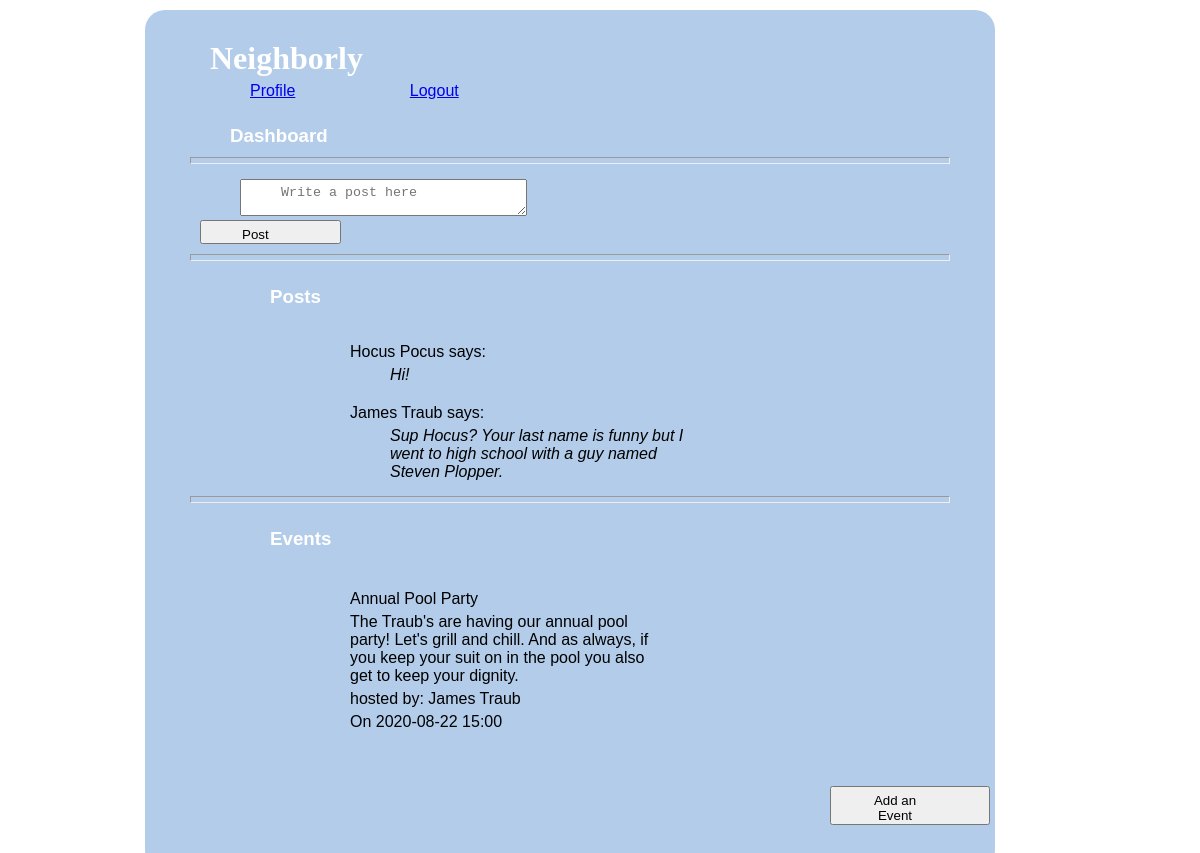
The app's page /dashboard (signed in) with its own data.
### models.py (models this page shows, shortened)
class Post(db.Model):
    __tablename__ = "posts"
    id = db.Column(db.Integer, primary_key=True)
    message = db.Column(db.String(255))
    user_id = db.Column(db.Integer, db.ForeignKey('users.id', ondelete='cascade'))
    user = db.relationship('User', foreign_keys=[user_id])
    users_who_like_this_post = db.relationship('User', secondary=likes_table, passive_deletes=True)
    created_at = db.Column(db.DateTime, server_default = func.now())
    updated_at = db.Column(db.DateTime, server_default = func.now(), onupdate = func.now())

class User(db.Model):
    __tablename__ = "users"
    id = db.Column(db.Integer, primary_key=True)
    first_name = db.Column(db.String(45))
    last_name = db.Column(db.String(45))
    email = db.Column(db.String(255))
    address_id = db.Column(db.Integer, db.ForeignKey('addresses.id', ondelete='cascade'))
    address = db.relationship('Address', foreign_keys=[address_id])
    password_hash=db.Column(db.String(255))
    posts_this_user_likes = db.relationship('Post', secondary=likes_table, passive_deletes=True)
    all_post = db.relationship('Post', back_populates="user", cascade="all, delete, delete-orphan")
    all_event = db.relationship('Event', back_populates="user", cascade="all, delete, delete-orphan")
    created_at = db.Column(db.DateTime, server_default = func.now())
    updated_at = db.Column(db.DateTime, server_default = func.now(), onupdate = func.now())

class Event(db.Model):
    __tablename__ = "events"
    id = db.Column(db.Integer, primary_key=True)
    title = db.Column(db.String(100))
    description = db.Column(db.String(255))
    date = db.Column(db.String(45))
    time = db.Column(db.String(45))
    user_id = db.Column(db.Integer, db.ForeignKey('users.id', ondelete='cascade'))
    user = db.relationship('User', foreign_keys=[user_id])
    location_id = db.Column(db.Integer, db.ForeignKey('event_locations.id', ondelete='cascade'))
    location = db.relationship('Event_location', foreign_keys=[location_id])
    created_at = db.Column(db.DateTime, server_default = func.now())
    updated_at = db.Column(db.DateTime, server_default = func.now(), onupdate = func.now())

### controller.py (the view)
def dashboard():
    if 'user_id' not in session:
        return redirect("/")
    posts = Post.query.all()
    events = Event.query.all()
    return render_template("dashboard.html", all_posts = posts, all_events = events )

### templates/dashboard.html (shortened to what this page needs)
<!DOCTYPE html>
<html lang="en">
<head>
    <link rel="stylesheet" type="text/css" href="{{ url_for('static', filename='style.css') }}">
</head>
<body>
    <div class="container_dashboard">
        <h1>Neighborly</h1>
        <div class="navigation">
            <a href="/user_profile">Profile</a>
            <a href="/logout">Logout</a>
        </div>
        <div class="dashboard">
            <h3>Dashboard</h3>
            <hr>
            <form action="/add/post" method="POST">
                <p> <textarea name="message" placeholder="Write a post here"></textarea></p>
                <input type="submit" value="Post">
            </form>
            <hr>
            <div class="posts">
                <h3>Posts</h3>
                <ul>
                    {% for post in all_posts %}
                    <li>
                        <p>{{post.user.first_name}} {{post.user.last_name}} says:</p>
                        <span><p>{{post.message}}</p></span>
                    </li>
                    {% endfor %}
                </ul>
            </div>
            <hr>
            <div class="events">
                <h3>Events</h3>
                <ul>
                    {% for event in all_events %}
                    <li>
                        <p>{{event.title}}</p>
                        <p>{{event.description}}</p>
                        <p>hosted by: {{event.user.first_name}} {{event.user.last_name}}</p>
                        <p>On {{event.date}} {{event.time}}</p>
                    </li>
                    {% endfor %}
                </ul>
            </div>
            <a href="/events"><button>Add an Event</button></a>
        </div>
    </div>
</body>
</html>

### static/style.css (style rules this page uses)
* { margin: 0px; padding: 5px 70px 0px 40px; }
.container_dashboard { width: 800px; background-color: rgb(178, 204, 233); margin: 0px auto; padding: 25px; border-radius: 20px; font-family: 'Lucida Sans', 'Lucida Sans Regular', 'Lucida Grande', 'Lucida Sans Unicode', Geneva, Verdana, sans-serif; }
.container_dashboard h1 { font-family: cursive; color: white; }
.container_dashboard li { list-style: none; }
.dashboard { padding: 20px; }
.dashboard h3 { padding-bottom: 10px; color: white; }
.dashboard form { padding: 10px; }
.dashboard button { vertical-align: bottom; margin-top: 40px; margin-left: 600px; }
.posts { margin-top: 15px; margin-bottom: 15px; }
.posts li { margin-top: 10px; }
.posts li p { display: inline-block; }
.posts span { font-style: italic; }
.events { margin-top: 15px; margin-bottom: 15px; }
.events li { margin-top: 15px; }

### records on screen
Post: user.first_name "Hocus", user.last_name "Pocus", message "Hi!"
Post: user.first_name "James", user.last_name "Traub", message "Sup Hocus? Your last name is funny but I went to high school with a guy named Steven Plopper."
Event: title "Annual Pool Party", description "The Traub's are having our annual pool party! Let's grill and chill. And as always, if you keep your suit on in the pool you also get to keep your dignity.", user.first_name "James", user.last_name "Traub", date "2020-08-22", time "15:00"
